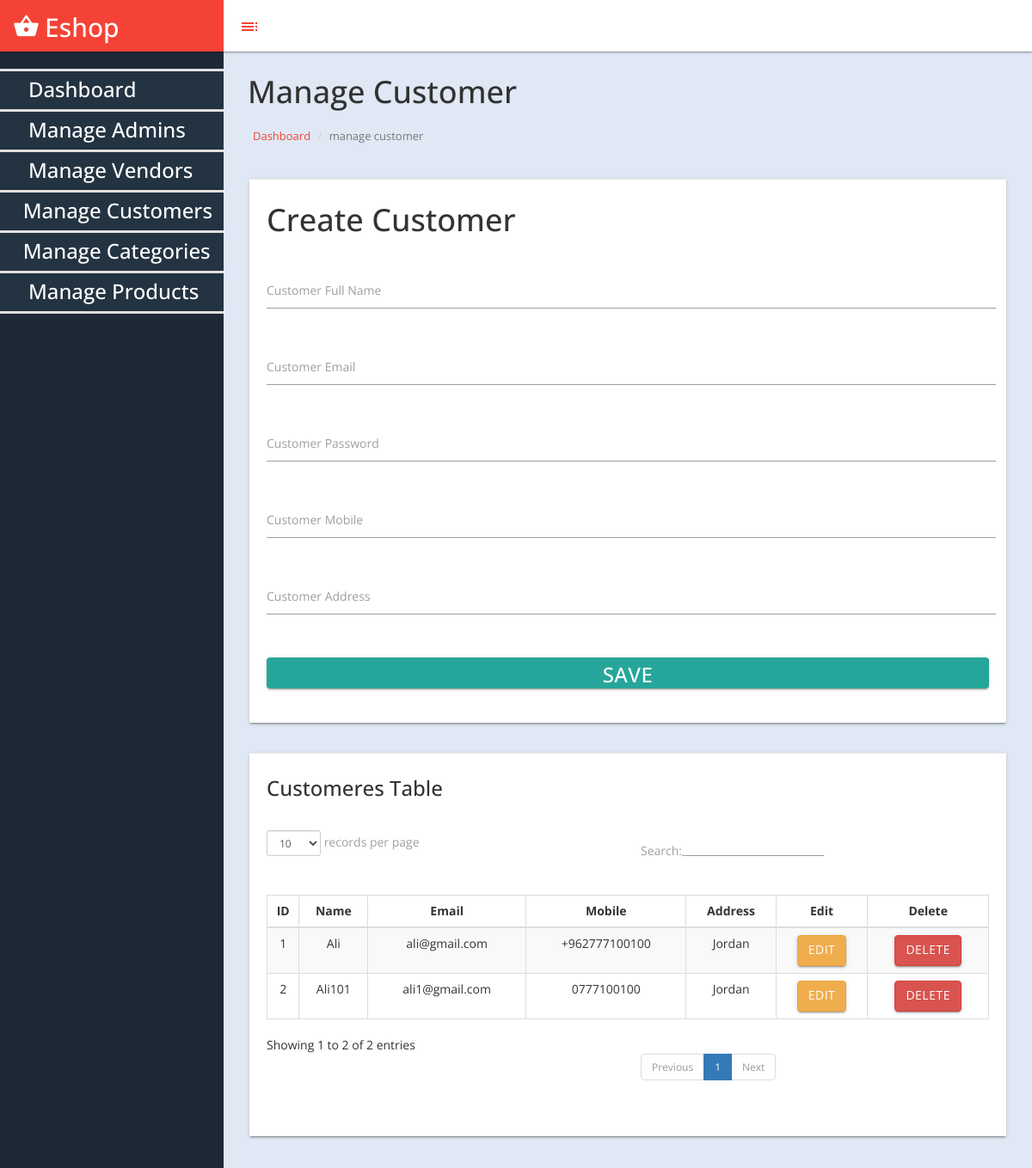
Screenshot of /eshop/admin/manage_customers.php (signed in) with the database file from the repository.
### tables this page shows
CREATE TABLE `customer` (
  `cust_id` int(3) NOT NULL,
  `cust_name` varchar(100) NOT NULL,
  `cust_email` varchar(50) NOT NULL,
  `cust_password` varchar(50) NOT NULL,
  `cust_mobile` varchar(14) NOT NULL,
  `cust_address` text NOT NULL
);

### eshop/admin/includes/DBconnection.php (called while the page is built, shortened)
<?php
Class dbconnection{
	public $conn;
	public function openConnection(){
		$this->conn = mysqli_connect(DBSERVER,DBUSER,DBPASS,DBNAME);
		return $this->conn ? $this->conn : die("cannot connect to server");
	}
	public function performQuery($query){
		$result = mysqli_query($this->conn,$query);
		return $result ? $result : FALSE;
	}
	public function fetchAll($result){
		$rowSet = array();
		while ($row = mysqli_fetch_assoc($result)) {
			$rowSet[] = $row;
		}
		return count($rowSet) >= 1 ? $rowSet : FALSE;
	}
}

### eshop/admin/includes/customerClass.php (called while the page is built, shortened)
<?php
require('DBconnection.php');
class Customer extends dbconnection{
	public function readAll(){
		$query  = "SELECT * FROM customer";
		$result = $this->performQuery($query);
		return $this->fetchAll($result);
	}
}

### eshop/admin/manage_customers.php (the view, shortened to what this page needs)
 <?php
   include('includes/customerClass.php');
   $x = new Customer();
 ?>
<?php include("includes/admin_header.php");?>
			<div id="page-wrapper">
				 <div class="header">
                        <h1 class="page-header">
                            Manage Customer
                        </h1>
						<ol class="breadcrumb">
					  <li><a href="index.php">Dashboard</a></li>
					  <li class="active">manage customer</li>
					</ol>
		</div>
          <div id="page-inner">
          		 <div class="row">
			 <div class="col-lg-12">
			 <div class="card">
                        <div class="card-action">
                           <h1>Create Customer</h1>
                        </div>
                        <div class="card-content">
    						<form class="col s12" method="post" action="">
                                <div class="row">
                                    <div class="input-field col s12">
                                        <input id="FullName" type="text" class="validate"
                                         name="cust_name" required>
                                        <label for="FullName">Customer Full Name</label>
                                    </div>
                                </div>
    							<div class="row">
    								<div class="input-field col s12">
    									<input  id="email" type="email" class="validate"
                                         name="cust_email" required>
    									<label for="email">Customer Email</label>
    								</div>
    							</div>
    							<div class="row">
    								<div class="input-field col s12">
    									<input id="password" type="password" class="validate"
                                         name="cust_password" required>
    									<label for="password">Customer Password</label>
    								</div>
    							</div>
                                <div class="row">
                                    <div class="input-field col s12">
                                        <input id="custmobile" type="text" class="validate"
                                         name="cust_mobile" required>
                                        <label for="custmobile">Customer Mobile</label>
                                    </div>
                                </div>
                                <div class="row">
                                    <div class="input-field col s12">
                                        <input id="custaddress" type="text" class="validate"
                                         name="cust_address" required>
                                        <label for="custaddress">Customer Address</label>
                                    </div>
                                </div>
    							<div class="row">
    								<div class="input-field col s12">
    									<button id="button" type="submit" class="waves-effect waves-light btn btn-block" name="submit"><span class="h3">
    										Save
    									</span></button>
    								</div>
    							</div>
    </form>
  </div>
    </div>
 </div>
	 </div>
	 				<div class="row">
                <div class="col-md-12 col-lg-12">
                    <div class="card">
                        <div class="card-action">
                            <h3>Customeres Table</h3>
                        </div>
                        <div class="card-content">
                            <div class="table-responsive">
                                <table class="table table-striped table-bordered table-hover" id="dataTables-example">
                                    <thead>
                                        <tr>
                                        	<th class='center'>ID</th>
                                            <th class='center'>Name</th>
                                        	<th class='center'>Email</th>
                                            <th class='center'>Mobile</th>
                                            <th class='center'>Address</th>
                                        	<th class='center'>Edit</th>
                                        	<th class='center'>Delete</th>
                                        </tr>
                                    </thead>
                                    <tbody>
                                    	 <?php
                                    	 if($data=$x->readAll()){
                                    	 	foreach ($data as $key => $value) {
                                    	 		echo "<tr class='gradeA'>";
                                    	 		echo "<td class='center'>{$value['cust_id']}</td>";
                                    	 		echo "<td class='center'>{$value['cust_name']}</td>";
                                    	 		echo "<td class='center'>{$value['cust_email']}</td>";
                                                echo "<td class='center'>{$value['cust_mobile']}</td>";
                                                echo "<td class='center'>{$value['cust_address']}</td>";
                                    	 		echo "<td class='center'><a href='edit_customer.php?id={$value['cust_id']}' class='btn btn-warning'>Edit</a></td>";
                                    	 		echo "<td class='center'><a href='delete_customer.php?id={$value['cust_id']}' class='btn btn-danger'>Delete</a></td>";
                                    	 		echo "</tr>";
                                    	 	}
                                    	 }
                        ?>
                                    </tbody>
                                </table>
                            </div>
                        </div>
                    </div>
                </div>
					</div>
                </div>
  <?php include("includes/admin_footer.php");?>

### eshop/admin/assets/css/custom-styles.css (style rules this page uses)
body { font-family: 'Open Sans', sans-serif; background: #1F2837; }
#page-wrapper { padding: 15px 15px; min-height: 600px; background: #ececec; }
#page-inner { width:100%; margin:10px 20px 10px 0px; padding: 15px 30px; min-height:1200px; }
h1, .h1, h2, .h2, h3, .h3 { margin-top: 7px; margin-bottom: -5px; }
label { display: inline-block; max-width: 100%; margin-bottom: 5px; font-weight: 400; }
#page-wrapper { position: relative; top: 55px; -moz-box-shadow: 0 0 10px #757575; }
.breadcrumb { padding: 10px 10px 10px 20px;margin-bottom: 0;list-style: none;border-radius: 0;background: transparent;line-height: 20px;font-size: 13px;margin-left: 14px; }
.page-header { padding-bottom: 0;margin: 0;border-bottom: 1px solid transparent;text-align: left;background-color: transparent;padding: 32px 22px 10px 28px;color: #323232; }
#page-wrapper { background: #e0e8f5; }
@media (min-width:768px) { #page-wrapper { margin: 0 0 0 260px; padding: 0; min-height: 1200px; } }
.header .breadcrumb:before { font-size: 14px; margin-right: 0px; color: #717171; display: none; }
.header .breadcrumb li a { font-size: 13px; font-size: 13px; text-decoration: none; color: #717171; text-decoration: none; color: #f44336; }

### rows the page displays
customer: cust_id "1", cust_name "Ali", cust_email "ali@gmail.com", cust_mobile "+962777100100", cust_address "Jordan"
customer: cust_id "2", cust_name "Ali101", cust_email "ali1@gmail.com", cust_mobile "0777100100", cust_address "Jordan"
